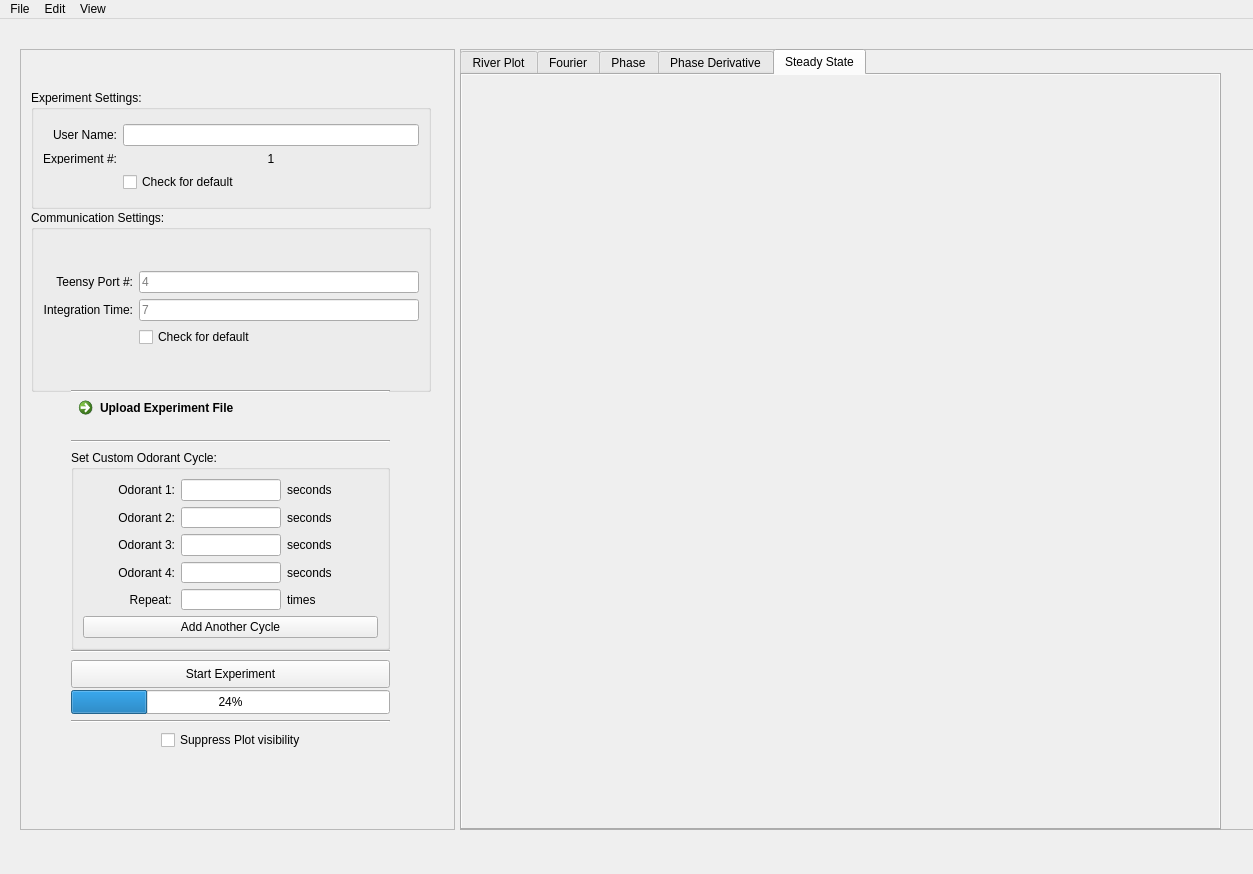
<?xml version="1.0" encoding="UTF-8"?>
<ui version="4.0">
 <class>experimentWindow</class>
 <widget class="QMainWindow" name="experimentWindow">
  <property name="geometry">
   <rect>
    <x>0</x>
    <y>0</y>
    <width>1253</width>
    <height>874</height>
   </rect>
  </property>
  <property name="windowTitle">
   <string>MainWindow</string>
  </property>
  <property name="windowIcon">
   <iconset>
    <normaloff>web.png</normaloff>web.png</iconset>
  </property>
  <widget class="QWidget" name="centralWidge">
   <widget class="QScrollArea" name="userScroll">
    <property name="geometry">
     <rect>
      <x>20</x>
      <y>30</y>
      <width>435</width>
      <height>781</height>
     </rect>
    </property>
    <property name="maximumSize">
     <size>
      <width>435</width>
      <height>16777215</height>
     </size>
    </property>
    <property name="widgetResizable">
     <bool>true</bool>
    </property>
    <widget class="QWidget" name="userInput">
     <property name="geometry">
      <rect>
       <x>0</x>
       <y>0</y>
       <width>433</width>
       <height>779</height>
      </rect>
     </property>
     <widget class="QGroupBox" name="settingsFrame">
      <property name="geometry">
       <rect>
        <x>10</x>
        <y>40</y>
        <width>400</width>
        <height>119</height>
       </rect>
      </property>
      <property name="minimumSize">
       <size>
        <width>400</width>
        <height>100</height>
       </size>
      </property>
      <property name="maximumSize">
       <size>
        <width>16777215</width>
        <height>400</height>
       </size>
      </property>
      <property name="statusTip">
       <string>Experiment settings</string>
      </property>
      <property name="title">
       <string>Experiment Settings:</string>
      </property>
      <layout class="QVBoxLayout" name="verticalLayout_2">
       <item>
        <layout class="QGridLayout" name="settingsInput">
         <item row="0" column="1">
          <widget class="QLineEdit" name="unameInput">
           <property name="focusPolicy">
            <enum>Qt::StrongFocus</enum>
           </property>
           <property name="statusTip">
            <string>Input user name</string>
           </property>
           <property name="autoFillBackground">
            <bool>false</bool>
           </property>
           <property name="inputMask">
            <string/>
           </property>
           <property name="text">
            <string/>
           </property>
           <property name="frame">
            <bool>true</bool>
           </property>
           <property name="cursorPosition">
            <number>0</number>
           </property>
           <property name="readOnly">
            <bool>false</bool>
           </property>
           <property name="clearButtonEnabled">
            <bool>false</bool>
           </property>
          </widget>
         </item>
         <item row="1" column="0">
          <widget class="QLabel" name="expNum">
           <property name="maximumSize">
            <size>
             <width>16777215</width>
             <height>10</height>
            </size>
           </property>
           <property name="statusTip">
            <string>Set experiment number</string>
           </property>
           <property name="text">
            <string>Experiment #:</string>
           </property>
           <property name="alignment">
            <set>Qt::AlignRight|Qt::AlignTrailing|Qt::AlignVCenter</set>
           </property>
          </widget>
         </item>
         <item row="0" column="0">
          <widget class="QLabel" name="unameLabel">
           <property name="text">
            <string>User Name:</string>
           </property>
           <property name="alignment">
            <set>Qt::AlignRight|Qt::AlignTrailing|Qt::AlignVCenter</set>
           </property>
          </widget>
         </item>
         <item row="1" column="1">
          <widget class="QLabel" name="label_13">
           <property name="statusTip">
            <string>Experiment number</string>
           </property>
           <property name="text">
            <string>1</string>
           </property>
           <property name="alignment">
            <set>Qt::AlignCenter</set>
           </property>
          </widget>
         </item>
         <item row="2" column="1">
          <widget class="QCheckBox" name="defaultCheck">
           <property name="statusTip">
            <string>Check for default options</string>
           </property>
           <property name="text">
            <string>Check for default</string>
           </property>
          </widget>
         </item>
        </layout>
       </item>
      </layout>
     </widget>
     <widget class="QGroupBox" name="commFrame">
      <property name="geometry">
       <rect>
        <x>10</x>
        <y>160</y>
        <width>400</width>
        <height>182</height>
       </rect>
      </property>
      <property name="minimumSize">
       <size>
        <width>400</width>
        <height>100</height>
       </size>
      </property>
      <property name="maximumSize">
       <size>
        <width>16777215</width>
        <height>400</height>
       </size>
      </property>
      <property name="statusTip">
       <string>Communication Settings</string>
      </property>
      <property name="title">
       <string>Communication Settings:</string>
      </property>
      <layout class="QVBoxLayout" name="verticalLayout_4">
       <item>
        <layout class="QGridLayout" name="commInput">
         <item row="0" column="1">
          <widget class="QLineEdit" name="teensyInput">
           <property name="statusTip">
            <string>Input user name</string>
           </property>
           <property name="inputMask">
            <string/>
           </property>
           <property name="text">
            <string/>
           </property>
           <property name="frame">
            <bool>true</bool>
           </property>
           <property name="cursorPosition">
            <number>0</number>
           </property>
           <property name="readOnly">
            <bool>false</bool>
           </property>
           <property name="placeholderText">
            <string>4</string>
           </property>
          </widget>
         </item>
         <item row="1" column="0">
          <widget class="QLabel" name="integration">
           <property name="text">
            <string>Integration Time:</string>
           </property>
           <property name="alignment">
            <set>Qt::AlignRight|Qt::AlignTrailing|Qt::AlignVCenter</set>
           </property>
          </widget>
         </item>
         <item row="0" column="0">
          <widget class="QLabel" name="teensyPort">
           <property name="text">
            <string>Teensy Port #:</string>
           </property>
           <property name="alignment">
            <set>Qt::AlignRight|Qt::AlignTrailing|Qt::AlignVCenter</set>
           </property>
          </widget>
         </item>
         <item row="2" column="1">
          <widget class="QCheckBox" name="checkBox_2">
           <property name="statusTip">
            <string>Check for default</string>
           </property>
           <property name="text">
            <string>Check for default</string>
           </property>
          </widget>
         </item>
         <item row="1" column="1">
          <widget class="QLineEdit" name="integrationInput">
           <property name="statusTip">
            <string>Input user name</string>
           </property>
           <property name="inputMask">
            <string/>
           </property>
           <property name="text">
            <string/>
           </property>
           <property name="frame">
            <bool>true</bool>
           </property>
           <property name="cursorPosition">
            <number>0</number>
           </property>
           <property name="readOnly">
            <bool>false</bool>
           </property>
           <property name="placeholderText">
            <string>7</string>
           </property>
          </widget>
         </item>
        </layout>
       </item>
      </layout>
     </widget>
     <widget class="Line" name="line1">
      <property name="geometry">
       <rect>
        <x>50</x>
        <y>340</y>
        <width>319</width>
        <height>3</height>
       </rect>
      </property>
      <property name="orientation">
       <enum>Qt::Horizontal</enum>
      </property>
     </widget>
     <widget class="QCommandLinkButton" name="uploadFile">
      <property name="enabled">
       <bool>true</bool>
      </property>
      <property name="geometry">
       <rect>
        <x>50</x>
        <y>340</y>
        <width>319</width>
        <height>50</height>
       </rect>
      </property>
      <property name="maximumSize">
       <size>
        <width>16777215</width>
        <height>50</height>
       </size>
      </property>
      <property name="cursor">
       <cursorShape>ArrowCursor</cursorShape>
      </property>
      <property name="statusTip">
       <string>Upload an excel file with experiment parameters</string>
      </property>
      <property name="autoFillBackground">
       <bool>false</bool>
      </property>
      <property name="text">
       <string>Upload Experiment File</string>
      </property>
      <property name="autoDefault">
       <bool>false</bool>
      </property>
     </widget>
     <widget class="Line" name="line2">
      <property name="geometry">
       <rect>
        <x>50</x>
        <y>390</y>
        <width>319</width>
        <height>3</height>
       </rect>
      </property>
      <property name="orientation">
       <enum>Qt::Horizontal</enum>
      </property>
     </widget>
     <widget class="QGroupBox" name="odorantFrame">
      <property name="enabled">
       <bool>true</bool>
      </property>
      <property name="geometry">
       <rect>
        <x>50</x>
        <y>400</y>
        <width>319</width>
        <height>200</height>
       </rect>
      </property>
      <property name="maximumSize">
       <size>
        <width>16777215</width>
        <height>200</height>
       </size>
      </property>
      <property name="statusTip">
       <string>Odorant frame</string>
      </property>
      <property name="title">
       <string>Set Custom Odorant Cycle:</string>
      </property>
      <layout class="QVBoxLayout" name="verticalLayout_3">
       <item>
        <layout class="QGridLayout" name="odorantInput">
         <item row="4" column="2">
          <widget class="QLabel" name="timeUnit">
           <property name="text">
            <string>times</string>
           </property>
          </widget>
         </item>
         <item row="2" column="2">
          <widget class="QLabel" name="seconds3">
           <property name="text">
            <string>seconds</string>
           </property>
          </widget>
         </item>
         <item row="3" column="2">
          <widget class="QLabel" name="seconds4">
           <property name="text">
            <string>seconds</string>
           </property>
          </widget>
         </item>
         <item row="1" column="2">
          <widget class="QLabel" name="seconds2">
           <property name="text">
            <string>seconds</string>
           </property>
          </widget>
         </item>
         <item row="1" column="0">
          <widget class="QLabel" name="odorant2">
           <property name="text">
            <string>Odorant 2:</string>
           </property>
           <property name="alignment">
            <set>Qt::AlignRight|Qt::AlignTrailing|Qt::AlignVCenter</set>
           </property>
          </widget>
         </item>
         <item row="4" column="0">
          <widget class="QLabel" name="repeat">
           <property name="text">
            <string>Repeat: </string>
           </property>
           <property name="alignment">
            <set>Qt::AlignRight|Qt::AlignTrailing|Qt::AlignVCenter</set>
           </property>
          </widget>
         </item>
         <item row="3" column="1">
          <widget class="QLineEdit" name="input4">
           <property name="maximumSize">
            <size>
             <width>100</width>
             <height>16777215</height>
            </size>
           </property>
          </widget>
         </item>
         <item row="2" column="0">
          <widget class="QLabel" name="odorant3">
           <property name="text">
            <string>Odorant 3:</string>
           </property>
           <property name="alignment">
            <set>Qt::AlignRight|Qt::AlignTrailing|Qt::AlignVCenter</set>
           </property>
          </widget>
         </item>
         <item row="0" column="1">
          <widget class="QLineEdit" name="input1">
           <property name="maximumSize">
            <size>
             <width>100</width>
             <height>16777215</height>
            </size>
           </property>
          </widget>
         </item>
         <item row="0" column="2">
          <widget class="QLabel" name="seconds1">
           <property name="text">
            <string>seconds</string>
           </property>
          </widget>
         </item>
         <item row="3" column="0">
          <widget class="QLabel" name="odorant4">
           <property name="text">
            <string>Odorant 4:</string>
           </property>
           <property name="alignment">
            <set>Qt::AlignRight|Qt::AlignTrailing|Qt::AlignVCenter</set>
           </property>
          </widget>
         </item>
         <item row="4" column="1">
          <widget class="QLineEdit" name="input5">
           <property name="maximumSize">
            <size>
             <width>100</width>
             <height>16777215</height>
            </size>
           </property>
          </widget>
         </item>
         <item row="1" column="1">
          <widget class="QLineEdit" name="input2">
           <property name="maximumSize">
            <size>
             <width>100</width>
             <height>16777215</height>
            </size>
           </property>
          </widget>
         </item>
         <item row="2" column="1">
          <widget class="QLineEdit" name="input3">
           <property name="maximumSize">
            <size>
             <width>100</width>
             <height>16777215</height>
            </size>
           </property>
          </widget>
         </item>
         <item row="0" column="0">
          <widget class="QLabel" name="odorant1">
           <property name="maximumSize">
            <size>
             <width>100</width>
             <height>40</height>
            </size>
           </property>
           <property name="text">
            <string>Odorant 1:</string>
           </property>
           <property name="alignment">
            <set>Qt::AlignRight|Qt::AlignTrailing|Qt::AlignVCenter</set>
           </property>
          </widget>
         </item>
        </layout>
       </item>
       <item>
        <widget class="QPushButton" name="addCycle">
         <property name="statusTip">
          <string>Add another cycle</string>
         </property>
         <property name="text">
          <string>Add Another Cycle</string>
         </property>
        </widget>
       </item>
      </layout>
     </widget>
     <widget class="Line" name="line3">
      <property name="geometry">
       <rect>
        <x>50</x>
        <y>600</y>
        <width>319</width>
        <height>3</height>
       </rect>
      </property>
      <property name="orientation">
       <enum>Qt::Horizontal</enum>
      </property>
     </widget>
     <widget class="QPushButton" name="startButton">
      <property name="geometry">
       <rect>
        <x>50</x>
        <y>610</y>
        <width>319</width>
        <height>28</height>
       </rect>
      </property>
      <property name="statusTip">
       <string>Start running the experiment</string>
      </property>
      <property name="text">
       <string>Start Experiment</string>
      </property>
     </widget>
     <widget class="QProgressBar" name="progressBar">
      <property name="geometry">
       <rect>
        <x>50</x>
        <y>640</y>
        <width>319</width>
        <height>24</height>
       </rect>
      </property>
      <property name="value">
       <number>24</number>
      </property>
      <property name="alignment">
       <set>Qt::AlignCenter</set>
      </property>
     </widget>
     <widget class="Line" name="line4">
      <property name="geometry">
       <rect>
        <x>50</x>
        <y>670</y>
        <width>319</width>
        <height>3</height>
       </rect>
      </property>
      <property name="orientation">
       <enum>Qt::Horizontal</enum>
      </property>
     </widget>
     <widget class="QCheckBox" name="visibleCheck">
      <property name="geometry">
       <rect>
        <x>140</x>
        <y>680</y>
        <width>153</width>
        <height>20</height>
       </rect>
      </property>
      <property name="statusTip">
       <string>Suppress plot visibilities and save instead.</string>
      </property>
      <property name="text">
       <string>Suppress Plot visibility</string>
      </property>
     </widget>
    </widget>
   </widget>
   <widget class="QFrame" name="plotFrame">
    <property name="geometry">
     <rect>
      <x>460</x>
      <y>30</y>
      <width>1040</width>
      <height>781</height>
     </rect>
    </property>
    <property name="accessibleName">
     <string>Plot Frame</string>
    </property>
    <property name="accessibleDescription">
     <string>Frame containing tabs for experiment plots</string>
    </property>
    <property name="frameShape">
     <enum>QFrame::StyledPanel</enum>
    </property>
    <property name="frameShadow">
     <enum>QFrame::Raised</enum>
    </property>
    <widget class="QTabWidget" name="tabs">
     <property name="geometry">
      <rect>
       <x>0</x>
       <y>0</y>
       <width>761</width>
       <height>781</height>
      </rect>
     </property>
     <property name="maximumSize">
      <size>
       <width>1000</width>
       <height>16777215</height>
      </size>
     </property>
     <property name="statusTip">
      <string>Plot tabs</string>
     </property>
     <property name="currentIndex">
      <number>4</number>
     </property>
     <widget class="QWidget" name="riverTab">
      <property name="statusTip">
       <string>Plotting River Plot</string>
      </property>
      <attribute name="title">
       <string>River Plot</string>
      </attribute>
      <widget class="MplWidget" name="mplRiver" native="true">
       <property name="geometry">
        <rect>
         <x>0</x>
         <y>0</y>
         <width>761</width>
         <height>761</height>
        </rect>
       </property>
       <property name="minimumSize">
        <size>
         <width>500</width>
         <height>500</height>
        </size>
       </property>
       <property name="autoFillBackground">
        <bool>true</bool>
       </property>
      </widget>
     </widget>
     <widget class="QWidget" name="fourierTab">
      <property name="statusTip">
       <string>Plotting first frequency of fourier transfrom</string>
      </property>
      <attribute name="title">
       <string>Fourier</string>
      </attribute>
      <widget class="MplWidget" name="mplRiver_2" native="true">
       <property name="geometry">
        <rect>
         <x>0</x>
         <y>0</y>
         <width>761</width>
         <height>761</height>
        </rect>
       </property>
       <property name="minimumSize">
        <size>
         <width>500</width>
         <height>500</height>
        </size>
       </property>
       <property name="autoFillBackground">
        <bool>true</bool>
       </property>
      </widget>
     </widget>
     <widget class="QWidget" name="phaseTab">
      <property name="statusTip">
       <string>Plotting phase of spectrum</string>
      </property>
      <attribute name="title">
       <string>Phase</string>
      </attribute>
      <widget class="MplWidget" name="mplRiver_3" native="true">
       <property name="geometry">
        <rect>
         <x>0</x>
         <y>0</y>
         <width>761</width>
         <height>761</height>
        </rect>
       </property>
       <property name="minimumSize">
        <size>
         <width>500</width>
         <height>500</height>
        </size>
       </property>
       <property name="autoFillBackground">
        <bool>true</bool>
       </property>
      </widget>
     </widget>
     <widget class="QWidget" name="pdTab">
      <property name="statusTip">
       <string>Plotting phase derivative</string>
      </property>
      <attribute name="title">
       <string>Phase Derivative</string>
      </attribute>
      <widget class="MplWidget" name="mplRiver_4" native="true">
       <property name="geometry">
        <rect>
         <x>0</x>
         <y>0</y>
         <width>761</width>
         <height>761</height>
        </rect>
       </property>
       <property name="minimumSize">
        <size>
         <width>500</width>
         <height>500</height>
        </size>
       </property>
       <property name="autoFillBackground">
        <bool>true</bool>
       </property>
      </widget>
     </widget>
     <widget class="QWidget" name="steadyTab">
      <property name="statusTip">
       <string>Plotting steady state condition and peaks</string>
      </property>
      <attribute name="title">
       <string>Steady State</string>
      </attribute>
      <widget class="MplWidget" name="mplRiver_5" native="true">
       <property name="geometry">
        <rect>
         <x>0</x>
         <y>0</y>
         <width>761</width>
         <height>761</height>
        </rect>
       </property>
       <property name="minimumSize">
        <size>
         <width>500</width>
         <height>500</height>
        </size>
       </property>
       <property name="autoFillBackground">
        <bool>true</bool>
       </property>
      </widget>
     </widget>
    </widget>
   </widget>
  </widget>
  <widget class="QMenuBar" name="menubar">
   <property name="geometry">
    <rect>
     <x>0</x>
     <y>0</y>
     <width>1253</width>
     <height>26</height>
    </rect>
   </property>
   <widget class="QMenu" name="menuFile">
    <property name="title">
     <string>File</string>
    </property>
    <addaction name="actionSave"/>
    <addaction name="separator"/>
    <addaction name="actionExit"/>
   </widget>
   <widget class="QMenu" name="menuUndo">
    <property name="title">
     <string>Edit</string>
    </property>
    <addaction name="actionUndo"/>
    <addaction name="actionRedo"/>
    <addaction name="separator"/>
   </widget>
   <widget class="QMenu" name="menuView">
    <property name="title">
     <string>View</string>
    </property>
    <addaction name="actionFullscreen"/>
    <addaction name="actionMinimize"/>
   </widget>
   <addaction name="menuFile"/>
   <addaction name="menuUndo"/>
   <addaction name="menuView"/>
  </widget>
  <action name="actionSave">
   <property name="text">
    <string>Save</string>
   </property>
  </action>
  <action name="actionExit">
   <property name="text">
    <string>Exit</string>
   </property>
  </action>
  <action name="actionUndo">
   <property name="text">
    <string>Undo</string>
   </property>
  </action>
  <action name="actionRedo">
   <property name="text">
    <string>Redo</string>
   </property>
  </action>
  <action name="actionPreferences">
   <property name="text">
    <string>Preferences</string>
   </property>
  </action>
  <action name="actionPreferences_2">
   <property name="text">
    <string>Preferences</string>
   </property>
  </action>
  <action name="actionFullscreen">
   <property name="text">
    <string>Fullscreen</string>
   </property>
  </action>
  <action name="actionMinimize">
   <property name="text">
    <string>Minimize</string>
   </property>
  </action>
 </widget>
 <customwidgets>
  <customwidget>
   <class>MplWidget</class>
   <extends>QWidget</extends>
   <header>mplwidget.h</header>
   <container>1</container>
  </customwidget>
 </customwidgets>
 <resources/>
 <connections/>
</ui>
